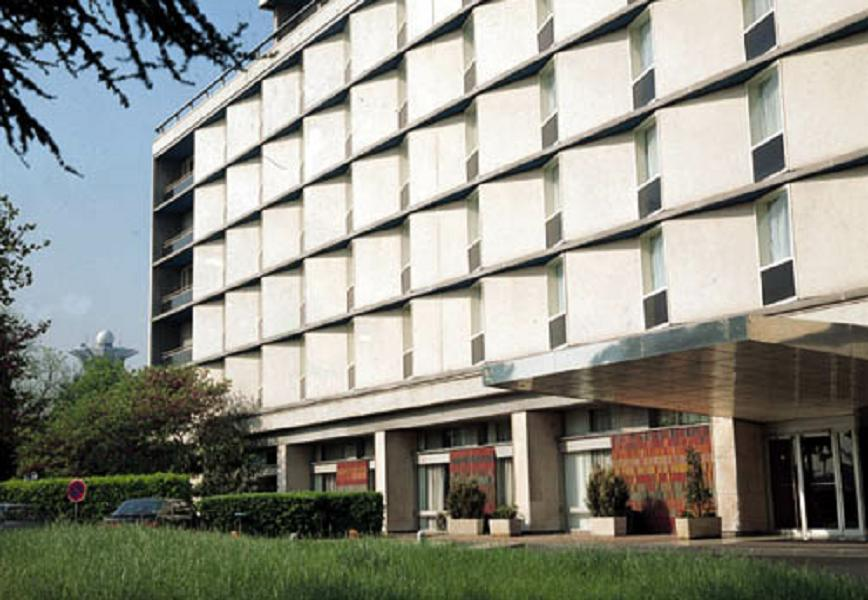
//> input picture data/building.jpg, 868 x 600 px
$ ./main   (built with g++ and OpenCV 4)
//> lines starting //> are read from the running program, lines starting //| are printed output that depends on the picture; after the words box and inside, x2 and y2 are one past the last pixel; in counts of white or black regions, pixels touching at a corner belong together
/**
 * @file main.cpp
 * @brief ORB Feature Detector and Descriptor
 * @author José Miguel Guerrero Hernández
 * @note This example demonstrates ORB (Oriented FAST and Rotated BRIEF),
 *       a fast, rotation-invariant feature detector and binary descriptor.
 *
 * ORB (Oriented FAST and Rotated BRIEF):
 *   - FAST: Features from Accelerated Segment Test (keypoint detector)
 *   - BRIEF: Binary Robust Independent Elementary Features (descriptor)
 *   - Oriented: Computes orientation for rotation invariance
 *   - Free to use (patent-free, unlike SIFT/SURF)
 *
 * Why ORB?
 *   - Very fast (real-time applications)
 *   - Rotation invariant (handles rotated images)
 *   - Scale invariant (handles size changes)
 *   - Binary descriptor (fast matching with Hamming distance)
 *   - Good performance/speed tradeoff
 *
 * Use Cases:
 *   - Image matching and registration (RANSAC)
 *   - Object detection and tracking
 *   - SLAM (Simultaneous Localization and Mapping)
 *   - Panorama stitching
 */

#include <cstdlib>
#include <opencv2/opencv.hpp>
#include <opencv2/features2d.hpp>
#include <iostream>
#include <iomanip>
#include <vector>
#include <string>
#include <algorithm>

namespace Config
{
// Default ORB parameters
constexpr int DEFAULT_N_FEATURES = 500;
constexpr float DEFAULT_SCALE_FACTOR = 1.2f;
constexpr int DEFAULT_N_LEVELS = 8;
constexpr int DEFAULT_EDGE_THRESHOLD = 31;
constexpr int DEFAULT_FIRST_LEVEL = 0;
constexpr int DEFAULT_WTA_K = 2;
constexpr int DEFAULT_PATCH_SIZE = 31;
constexpr int DEFAULT_FAST_THRESHOLD = 20;

// Trackbar limits
constexpr int MAX_FEATURES_LIMIT = 2000;
constexpr int MAX_LEVELS_LIMIT = 16;
constexpr int MIN_FEATURES = 10;
constexpr int MIN_LEVELS = 1;

// Visualization parameters
constexpr int OVERLAY_X1 = 5;
constexpr int OVERLAY_Y1 = 5;
constexpr int OVERLAY_X2 = 400;
constexpr int OVERLAY_Y2 = 200;
constexpr double OVERLAY_ALPHA = 0.7;
constexpr double OVERLAY_BETA = 0.3;
constexpr int TEXT_START_Y = 25;
constexpr int TEXT_LINE_HEIGHT = 20;
constexpr int TEXT_EXTRA_SPACING = 5;
constexpr int TEXT_REDUCED_SPACING = -5;
constexpr double TEXT_FONT_SCALE_TITLE = 0.6;
constexpr double TEXT_FONT_SCALE_MAIN = 0.5;
constexpr double TEXT_FONT_SCALE_SMALL = 0.4;
constexpr int TEXT_THICKNESS_TITLE = 2;
constexpr int TEXT_THICKNESS_MAIN = 1;
constexpr int TEXT_MARGIN_X = 10;

// Analysis parameters
constexpr int MAX_LEVELS_TO_DISPLAY = 4;
constexpr int MAX_KEYPOINTS_INFO = 5;
constexpr int DESCRIPTOR_BYTES_TO_SHOW = 8;

// Key codes
constexpr int KEY_ESC = 27;
constexpr int KEY_RESET = 'r';
constexpr int KEY_INFO = 'i';
constexpr int WAITKEY_DELAY = 50;
}

/**
 * @brief Application state for interactive ORB detection
 */
struct ORBApp
{
  cv::Mat src;      // Original image
  cv::Mat gray;     // Grayscale image

  int n_features = Config::DEFAULT_N_FEATURES;
  float scale_factor = Config::DEFAULT_SCALE_FACTOR;
  int n_levels = Config::DEFAULT_N_LEVELS;
  int edge_threshold = Config::DEFAULT_EDGE_THRESHOLD;
  int patch_size = Config::DEFAULT_PATCH_SIZE;

  const char * window_name = "ORB Features";
  const char * trackbar_features = "Max Features";
  const char * trackbar_levels = "Pyramid Levels";
};

ORBApp app;

/**
 * @brief Detect and visualize ORB features
 */
void detectAndDrawORB()
{
  // ========================================
  // Create ORB Detector
  // ========================================
  // cv::ORB::create() creates an ORB feature detector/descriptor
  // Parameters:
  //   - n_features: Maximum number of features to retain (best N features)
  //   - scale_factor: Pyramid decimation ratio (>1, typically 1.2)
  //   - n_levels: Number of pyramid levels (scale invariance)
  //   - edge_threshold: Size of border ignored (should match patch_size)
  //   - first_level: Level of pyramid to start from (usually 0)
  //   - WTA_K: Number of points for descriptor (2, 3, or 4)
  //   - score_type: HARRIS_SCORE or FAST_SCORE
  //   - patch_size: Size of patch used by descriptor
  //   - fast_threshold: FAST detector threshold
  cv::Ptr<cv::ORB> orb = cv::ORB::create(
    app.n_features,
    app.scale_factor,
    app.n_levels,
    app.edge_threshold,
    Config::DEFAULT_FIRST_LEVEL,
    Config::DEFAULT_WTA_K,
    cv::ORB::HARRIS_SCORE,
    app.patch_size,
    Config::DEFAULT_FAST_THRESHOLD
  );

  // ========================================
  // Detect Keypoints and Compute Descriptors
  // ========================================
  std::vector<cv::KeyPoint> keypoints;
  cv::Mat descriptors;

  // detectAndCompute: Detect keypoints AND compute descriptors in one call
  // - Input: grayscale image, mask (empty = full image)
  // - Output: keypoints vector, descriptors matrix
  // Descriptors matrix: [N x 32] where N = number of keypoints
  //   - Each row is a 256-bit binary descriptor (32 bytes)
  //   - Binary format allows fast Hamming distance matching
  orb->detectAndCompute(app.gray, cv::Mat(), keypoints, descriptors);

  // ========================================
  // Analyze Keypoints
  // ========================================
  // Group keypoints by pyramid level
  std::vector<int> levels_count(app.n_levels, 0);
  for (const auto & kp : keypoints) {
    if (kp.octave >= 0 && kp.octave < app.n_levels) {
      levels_count[kp.octave]++;
    }
  }

  // Calculate statistics
  float avg_size = 0.0f;
  float avg_response = 0.0f;
  for (const auto & kp : keypoints) {
    avg_size += kp.size;
    avg_response += kp.response;
  }
  if (!keypoints.empty()) {
    avg_size /= static_cast<float>(keypoints.size());
    avg_response /= static_cast<float>(keypoints.size());
  }

  // ========================================
  // Visualize Results
  // ========================================
  cv::Mat output;

  // cv::drawKeypoints: Draw keypoints on image
  // Flags:
  //   - DRAW_RICH_KEYPOINTS: Draw size and orientation
  //   - DRAW_OVER_OUTIMG: Draw on existing image
  //   - DEFAULT: Just draw circles
  cv::drawKeypoints(app.src, keypoints, output,
                    cv::Scalar(0, 255, 0),
                    cv::DrawMatchesFlags::DRAW_RICH_KEYPOINTS);

  // ========================================
  // Display Statistics on Image
  // ========================================
  // Create semi-transparent black box for text
  cv::Mat overlay = output.clone();
  cv::rectangle(overlay,
               cv::Point(Config::OVERLAY_X1, Config::OVERLAY_Y1),
               cv::Point(Config::OVERLAY_X2, Config::OVERLAY_Y2),
               cv::Scalar(0, 0, 0), cv::FILLED);
  cv::addWeighted(overlay, Config::OVERLAY_ALPHA, output, Config::OVERLAY_BETA, 0, output);

  // Draw statistics
  int y = Config::TEXT_START_Y;
  const int dy = Config::TEXT_LINE_HEIGHT;
  const cv::Scalar text_color(0, 255, 0);

  cv::putText(output, "ORB Feature Detection",
             cv::Point(Config::TEXT_MARGIN_X, y),
             cv::FONT_HERSHEY_SIMPLEX, Config::TEXT_FONT_SCALE_TITLE,
             text_color, Config::TEXT_THICKNESS_TITLE);
  y += dy + Config::TEXT_EXTRA_SPACING;

  cv::putText(output, "Keypoints detected: " + std::to_string(keypoints.size()),
             cv::Point(Config::TEXT_MARGIN_X, y),
             cv::FONT_HERSHEY_SIMPLEX, Config::TEXT_FONT_SCALE_MAIN,
             text_color, Config::TEXT_THICKNESS_MAIN);
  y += dy;

  cv::putText(output, "Descriptor size: " +
             std::to_string(descriptors.cols) + " bytes (256 bits)",
             cv::Point(Config::TEXT_MARGIN_X, y),
             cv::FONT_HERSHEY_SIMPLEX, Config::TEXT_FONT_SCALE_MAIN,
             text_color, Config::TEXT_THICKNESS_MAIN);
  y += dy;

  cv::putText(output, "Avg keypoint size: " +
             std::to_string(static_cast<int>(avg_size)) + " pixels",
             cv::Point(Config::TEXT_MARGIN_X, y),
             cv::FONT_HERSHEY_SIMPLEX, Config::TEXT_FONT_SCALE_MAIN,
             text_color, Config::TEXT_THICKNESS_MAIN);
  y += dy;

  cv::putText(output, "Avg response: " +
             std::to_string(static_cast<int>(avg_response)),
             cv::Point(Config::TEXT_MARGIN_X, y),
             cv::FONT_HERSHEY_SIMPLEX, Config::TEXT_FONT_SCALE_MAIN,
             text_color, Config::TEXT_THICKNESS_MAIN);
  y += dy;

  cv::putText(output, "Pyramid levels: " + std::to_string(app.n_levels),
             cv::Point(Config::TEXT_MARGIN_X, y),
             cv::FONT_HERSHEY_SIMPLEX, Config::TEXT_FONT_SCALE_MAIN,
             text_color, Config::TEXT_THICKNESS_MAIN);
  y += dy;

  // Show distribution across pyramid levels
  cv::putText(output, "Distribution by level:",
             cv::Point(Config::TEXT_MARGIN_X, y),
             cv::FONT_HERSHEY_SIMPLEX, Config::TEXT_FONT_SCALE_MAIN,
             text_color, Config::TEXT_THICKNESS_MAIN);
  y += dy + Config::TEXT_REDUCED_SPACING;

  const int max_levels_display = std::min(app.n_levels, Config::MAX_LEVELS_TO_DISPLAY);
  for (int i = 0; i < max_levels_display; ++i) {
    const std::string level_text = "  L" + std::to_string(i) + ": " +
      std::to_string(levels_count[i]);
    cv::putText(output, level_text,
               cv::Point(Config::TEXT_MARGIN_X, y),
               cv::FONT_HERSHEY_SIMPLEX, Config::TEXT_FONT_SCALE_SMALL,
               text_color, Config::TEXT_THICKNESS_MAIN);
    y += dy + Config::TEXT_REDUCED_SPACING;
  }

  cv::imshow(app.window_name, output);

  // ========================================
  // Console Output
  // ========================================
  std::cout << "\r[ORB] Features: " << keypoints.size()
            << " | Levels: " << app.n_levels
            << " | Scale: " << app.scale_factor
            << "     " << std::flush;
}

/**
 * @brief Trackbar callback for parameter changes
 */
void onTrackbar(int, void *)
{
  // Get current values from trackbars
  app.n_features = cv::getTrackbarPos(app.trackbar_features, app.window_name);
  app.n_levels = cv::getTrackbarPos(app.trackbar_levels, app.window_name);

  // Ensure minimum values
  if (app.n_features < Config::MIN_FEATURES) {
    app.n_features = Config::MIN_FEATURES;
    cv::setTrackbarPos(app.trackbar_features, app.window_name, app.n_features);
  }
  if (app.n_levels < Config::MIN_LEVELS) {
    app.n_levels = Config::MIN_LEVELS;
    cv::setTrackbarPos(app.trackbar_levels, app.window_name, app.n_levels);
  }

  detectAndDrawORB();
}

/**
 * @brief Display help information and algorithm description
 */
void showHelp()
{
  std::cout << "========================================" << std::endl;
  std::cout << "ORB Feature Detector Demo" << std::endl;
  std::cout << "========================================" << std::endl;
  std::cout << "What is ORB?" << std::endl;
  std::cout << "  - Oriented FAST keypoint detector" << std::endl;
  std::cout << "  - Rotated BRIEF binary descriptor" << std::endl;
  std::cout << "  - Fast, rotation-invariant, patent-free" << std::endl;
  std::cout << "----------------------------------------" << std::endl;
  std::cout << "Descriptor Properties:" << std::endl;
  std::cout << "  - 256-bit binary vector (32 bytes)" << std::endl;
  std::cout << "  - Matching uses Hamming distance" << std::endl;
  std::cout << "  - Much faster than SIFT/SURF" << std::endl;
  std::cout << "----------------------------------------" << std::endl;
  std::cout << "Controls:" << std::endl;
  std::cout << "  Trackbars - Adjust detection parameters" << std::endl;
  std::cout << "  r         - Reset to defaults" << std::endl;
  std::cout << "  i         - Show descriptor info" << std::endl;
  std::cout << "  ESC       - Exit" << std::endl;
  std::cout << "----------------------------------------" << std::endl;
  std::cout << "Visualization:" << std::endl;
  std::cout << "  Green circles   = Keypoints" << std::endl;
  std::cout << "  Circle size     = Feature scale" << std::endl;
  std::cout << "  Line from center = Orientation" << std::endl;
  std::cout << "========================================\n" << std::endl;
}

/**
 * @brief Display detailed descriptor information for first keypoints
 */
// [45 lines left out: function showDescriptorInfo, not called in this run]

int main(int argc, char ** argv)
{
  // ========================================
  // Load and Prepare Image
  // ========================================
  const std::string filename = argc >= 2 ? argv[1] : "../../data/building.jpg";

  app.src = cv::imread(cv::samples::findFile(filename), cv::IMREAD_COLOR);
//> app.src is the input picture: 600 rows x 868 cols, CV_8UC3; mean B, G, R 133.7, 143.6, 142.9

  if (app.src.empty()) {
    std::cerr << "Error: Could not load image!" << std::endl;
    std::cerr << "Path: " << filename << std::endl;
    std::cerr << "Usage: " << argv[0] << " [image_path]" << std::endl;
    return EXIT_FAILURE;
  }

  cv::cvtColor(app.src, app.gray, cv::COLOR_BGR2GRAY);
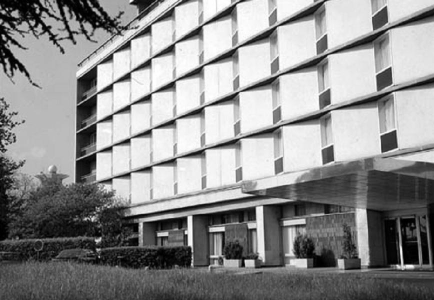
//> app.gray: 600 rows x 868 cols, CV_8UC1 (shown at 1/2 size); min 0, max 255, mean 142.3
  std::cout << "Image loaded: " << app.src.cols << "x" << app.src.rows
            << " pixels\n" << std::endl;
//| Image loaded: 868x600 pixels

  showHelp();

  // ========================================
  // Create Interactive GUI
  // ========================================
  cv::namedWindow(app.window_name, cv::WINDOW_AUTOSIZE);

  // Create trackbars for parameter adjustment
  cv::createTrackbar(app.trackbar_features, app.window_name,
                     nullptr, Config::MAX_FEATURES_LIMIT, onTrackbar);
  cv::setTrackbarPos(app.trackbar_features, app.window_name, app.n_features);
//> in detectAndDrawORB, `orb->detectAndCompute(app.gray, cv::Mat(), keypoints, descriptors);`: keypoints = 500 keypoints; strongest (x, y, size): (262, 278, 31), (373, 470, 31), (303, 119, 31), (258, 278, 31)
//> the loop in detectAndDrawORB, `for (const auto & kp : keypoints)` made 500 passes
//> kp on passes 1 to 3: keypoint at (85, 31), size 31, keypoint at (268, 54), size 31, keypoint at (805, 539), size 31
//> after the loop in detectAndDrawORB, `for (const auto & kp : keypoints)`: levels_count = [500]
//> the loop in detectAndDrawORB, `for (const auto & kp : keypoints)` made 500 passes
//> (kp, avg_size, avg_response) on passes 1 to 3: (keypoint at (85, 31), size 31, 31, 0.000428), (keypoint at (268, 54), size 31, 62, 0.00113), (keypoint at (805, 539), size 31, 93, 0.00179)
//> after the loop in detectAndDrawORB, `for (const auto & kp : keypoints)`: avg_size = 15500; avg_response = 0.465
//> in detectAndDrawORB, `avg_size /= static_cast<float>(keypoints.size());`: avg_size = 31
//> in detectAndDrawORB, `avg_response /= static_cast<float>(keypoints.size());`: avg_response = 0.000931
//> in detectAndDrawORB, `cv::drawKeypoints(app.src, keypoints, output, cv::Scalar(0, 255, 0), c..`:
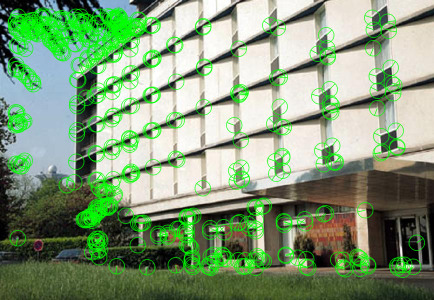
//> output: 600 rows x 868 cols, CV_8UC3 (shown at 1/2 size); mean B, G, R 120, 155.4, 129.4
//> in detectAndDrawORB, `cv::rectangle(overlay, cv::Point(Config::OVERLAY_X1, Config::OVERLAY_Y..`:
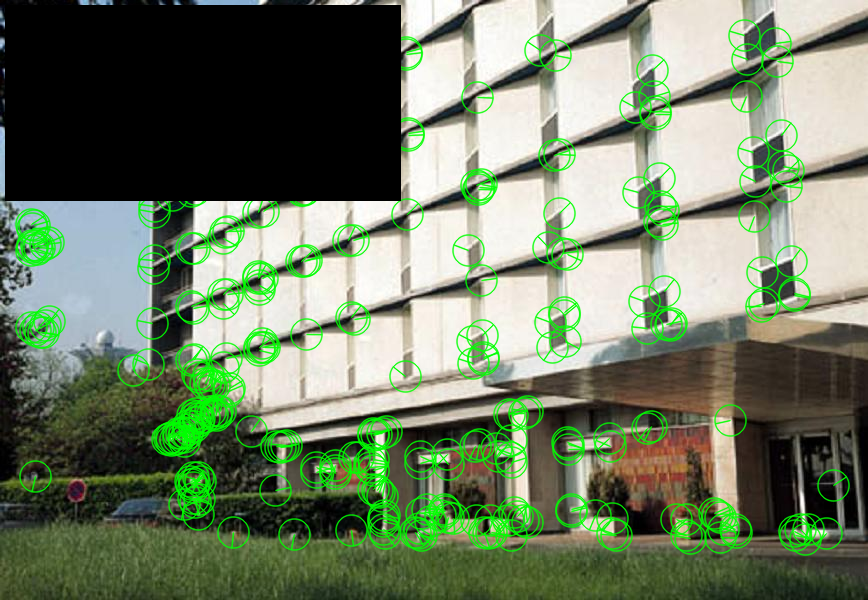
//> overlay: 600 rows x 868 cols, CV_8UC3; 14.89% of pixels changed, all inside (x1, y1, x2, y2) = (5, 5, 401, 201)
//> in detectAndDrawORB, `cv::putText(output, "Distribution by level:", cv::Point(Config::TEXT_M..`:
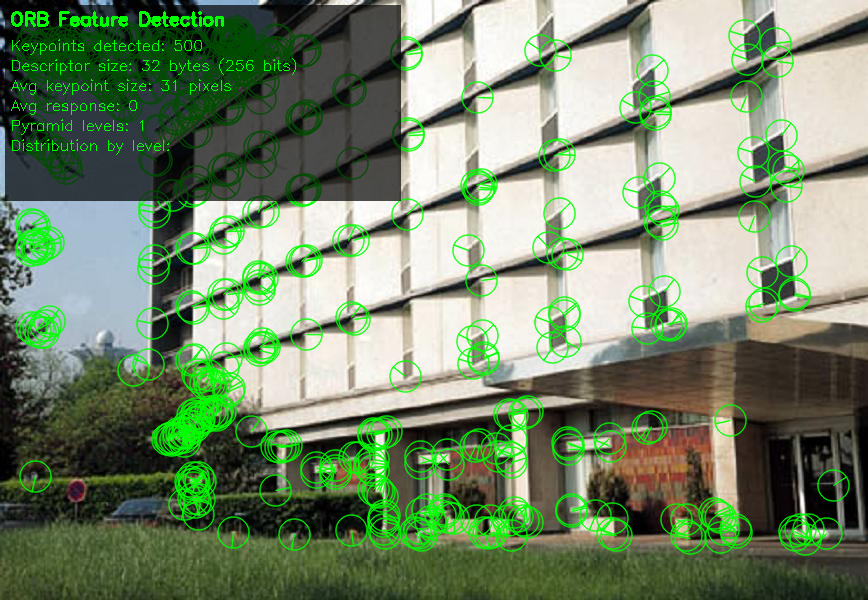
//> output: 600 rows x 868 cols, CV_8UC3; mean B, G, R 106.3, 137, 117
//> the loop in detectAndDrawORB, `for (int i = 0; i < max_levels_display; ++i)` made 1 pass
//> after the loop in detectAndDrawORB, `for (int i = 0; i < max_levels_display; ++i)`: y = 180
//| [ORB] Features: 500 | Levels: 1 | Scale: 1.2

  cv::createTrackbar(app.trackbar_levels, app.window_name,
                     nullptr, Config::MAX_LEVELS_LIMIT, onTrackbar);
  cv::setTrackbarPos(app.trackbar_levels, app.window_name, app.n_levels);
//> the loop in detectAndDrawORB (call 2), `for (const auto & kp : keypoints)` made 500 passes
//> the loop in detectAndDrawORB (call 2), `for (const auto & kp : keypoints)` made 500 passes
//> the loop in detectAndDrawORB (call 2), `for (int i = 0; i < max_levels_display; ++i)` made 1 pass
//| [ORB] Features: 500 | Levels: 1 | Scale: 1.2

  // ========================================
  // Execute Initial Detection
  // ========================================
  detectAndDrawORB();
//| [ORB] Features: 500 | Levels: 1 | Scale: 1.2

  // ========================================
  // Main Event Loop
  // ========================================
  while (true) {
    const int key = cv::waitKey(Config::WAITKEY_DELAY);
//> the Esc key is pressed

    if (key == Config::KEY_ESC) {
      break;
    }

    switch (key) {
      case Config::KEY_RESET:
        // Reset to default parameters
        app.n_features = Config::DEFAULT_N_FEATURES;
        app.n_levels = Config::DEFAULT_N_LEVELS;

        cv::setTrackbarPos(app.trackbar_features, app.window_name, app.n_features);
        cv::setTrackbarPos(app.trackbar_levels, app.window_name, app.n_levels);

        std::cout << "\nReset to default parameters" << std::endl;
        detectAndDrawORB();
        break;

      case Config::KEY_INFO:
        // Show detailed descriptor information
        showDescriptorInfo();
        break;
    }
  }

  // ========================================
  // Cleanup and Exit
  // ========================================
  std::cout << "\n" << std::endl;
  cv::destroyAllWindows();

  return EXIT_SUCCESS;
}
